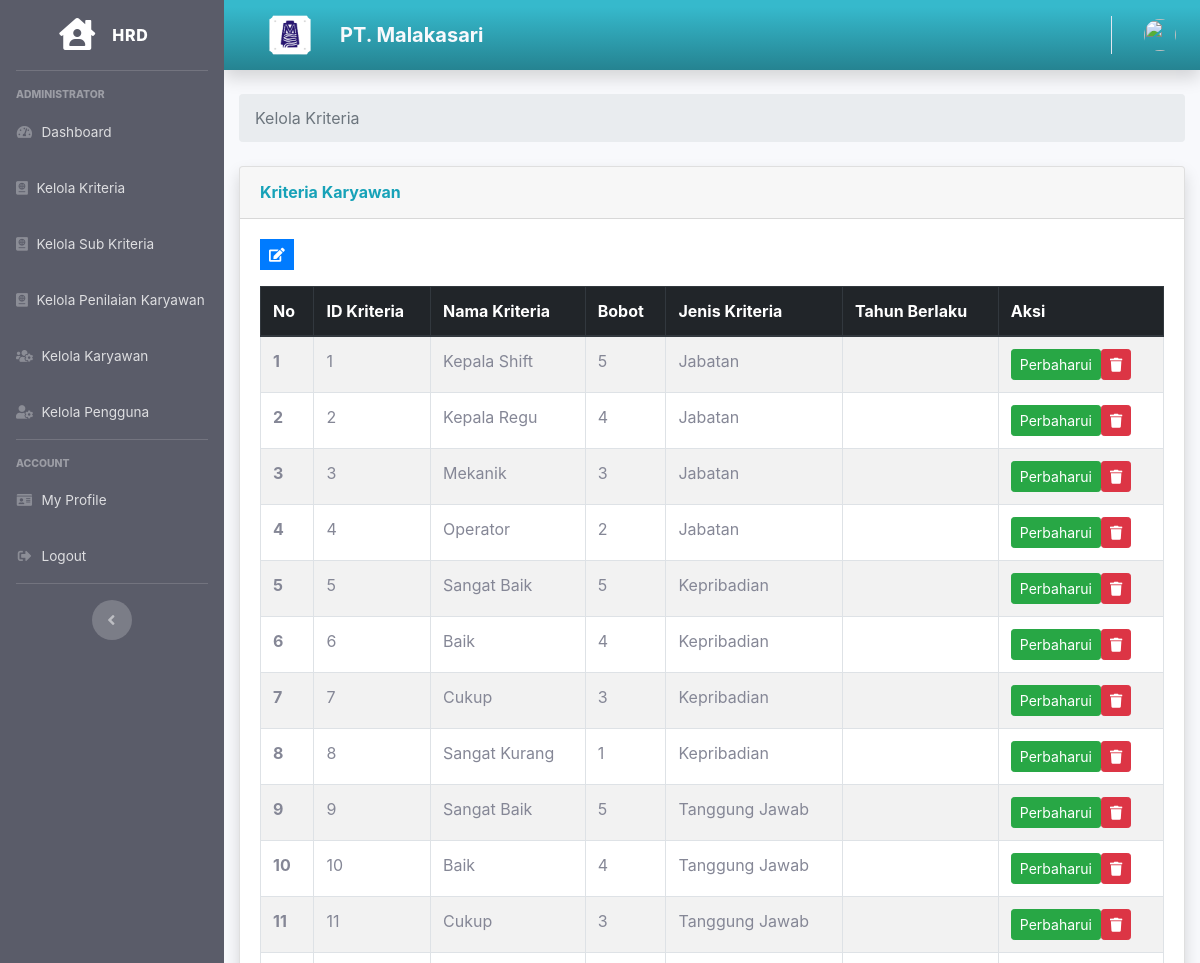
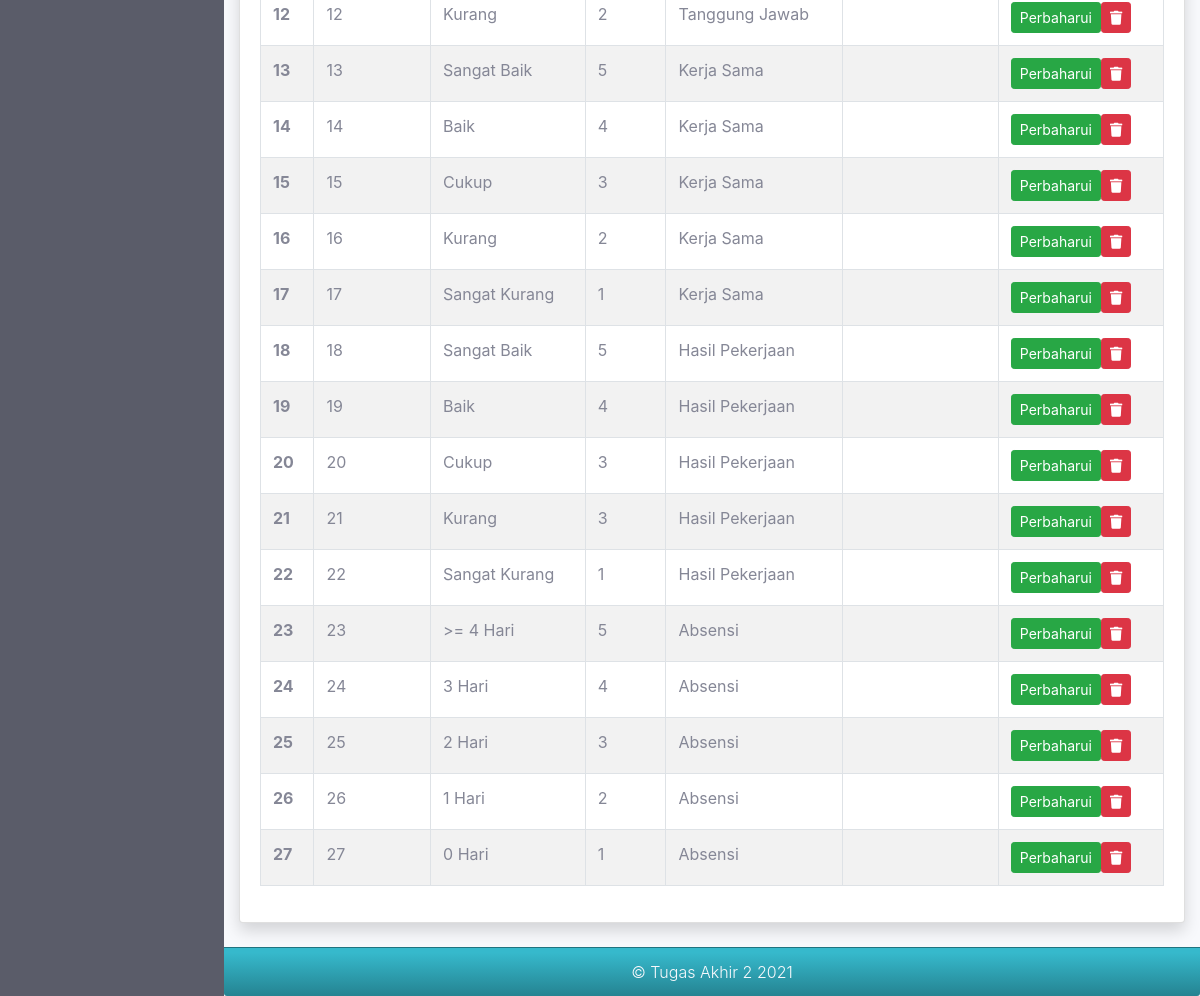
Before: /index.php/hrd/kelola_kriteria with the older database file (2 pictures, top to bottom).
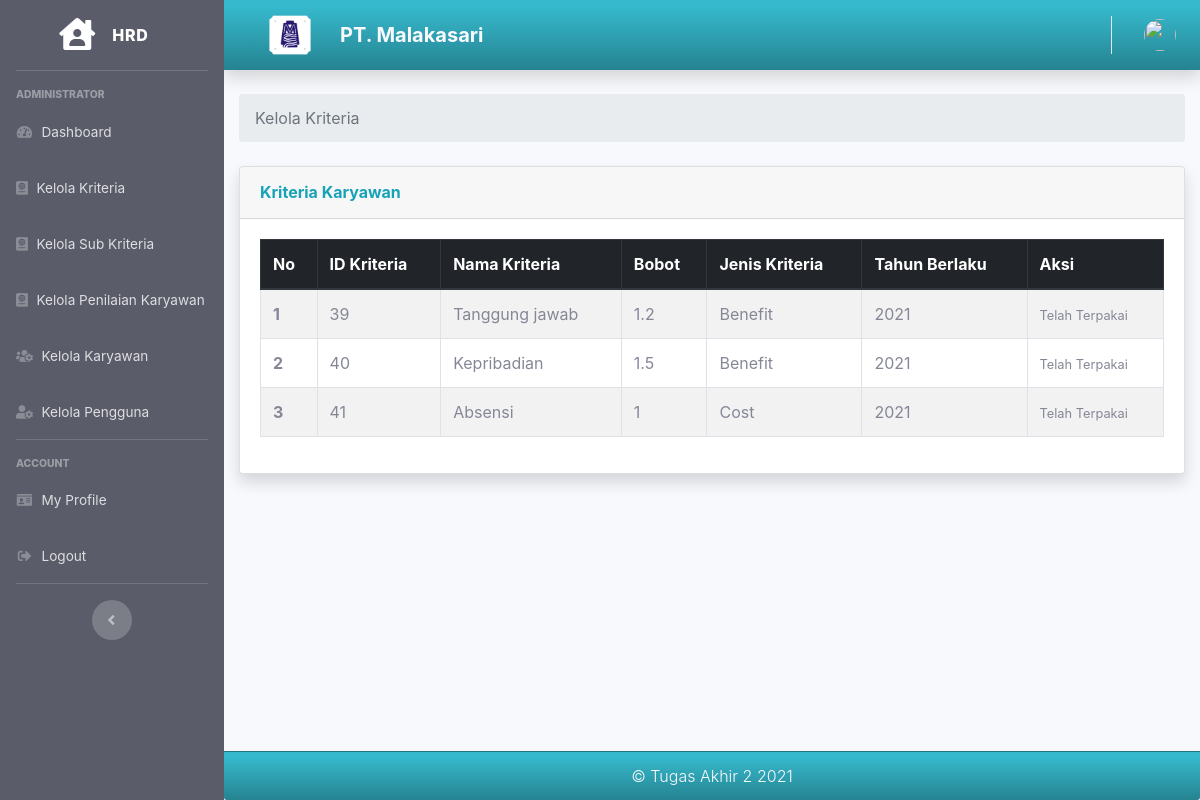
After: the same page with the newer database file.
### tables this page shows
CREATE TABLE `tb_kriteria` (
  `id_kriteria` int(11) NOT NULL,
  `nama_kriteria` varchar(50) NOT NULL,
  `bobot_kriteria` double NOT NULL,
  `jenis_kriteria` varchar(15) NOT NULL,
  `tahun` varchar(4) NOT NULL
);

### application/controllers/Hrd.php (called while the page is built, shortened)
<?php
class Hrd extends CI_Controller
{
    public function __construct()
    {
        $this->load->model('Hrd_model');
        $this->load->model('Kriteria_model');
        $this->load->model('Kriteria_model');
        $this->load->model('Kabag_model');
        $this->load->model('Karyawan_model');
        $this->load->model('Penilaian_model');
        $this->load->model('Peringkat_model');
    }
    public function kelola_kriteria()
    {
        $data['user'] = $this->db->get_where('user', ['email' => $this->session->userdata('email')])->row_array();
        $data['tb_kriteria'] = $this->db->get('tb_kriteria')->result_array();
        $data['cek'] = $this->Kriteria_model->cekIfUsed();
        $data['title'] = 'Kelola Kriteria';
        $this->load->view('templates/hrd_header', $data);
        $this->load->view('templates/hrd_sidebar', $data);
        $this->load->view('templates/hrd_topbar', $data);
        $this->load->view('hrd/kelola_kriteria', $data);
        $this->load->view('templates/hrd_footer', $data);
    }
}

### index.php (called while the page is built, shortened)
<?php
require_once BASEPATH.'core/CodeIgniter.php';

### application/views/hrd/kelola_kriteria.php (the view, shortened to what this page needs)
<div class="container-fluid">
    <nav aria-label="breadcrumb">
        <ol class="breadcrumb">
            <li class="breadcrumb-item active" aria-current="page">Kelola Kriteria</li>
        </ol>
    </nav>
    <div class="card shadow mb-4">
        <div class="card-header py-3">
            <h6 class="m-0 font-weight-bold text-info">Kriteria Karyawan</h6>
        </div>
        <div class="card-body">
            <?php
            if (empty($cek)) {
                echo '<a class="btn btn-primary btn-sm rounded-0 mb-3" data-toggle="tooltip" data-placement="top" title="Input" href="' . base_url('hrd/tambah_kriteria') . '">
                            <i class="fa fa-edit"></i>
                        </a>';
            }
            ?>
            <table id="example" class="table table-striped table-bordered" style="width:100%">
                <thead class="thead-dark">
                    <tr>
                        <th scope="col">No</th>
                        <th scope="col">ID Kriteria</th>
                        <th scope="col">Nama Kriteria</th>
                        <th scope="col">Bobot</th>
                        <th scope="col">Jenis Kriteria</th>
                        <th scope="col">Tahun Berlaku</th>
                        <th scope="col">Aksi</th>
                    </tr>
                </thead>
                <tbody>
                    <?php $i = 1; ?>
                    <?php foreach ($tb_kriteria as $p) : ?>
                        <tr>
                            <th scope="row"><?= $i; ?></th>
                            <td><?= $p['id_kriteria']; ?></td>
                            <td><?= $p['nama_kriteria']; ?></td>
                            <td><?= $p['bobot_kriteria']; ?></td>
                            <td><?= $p['jenis_kriteria']; ?></td>
                            <td><?= $p['tahun']; ?></td>
                            <td>
                                <?php
                                if (empty($cek)) {
                                    if ($p['tahun'] == date("Y")) {
                                        echo '<a class="btn btn-success btn-sm " type="a" data-toggle="tooltip" data-placement="top" title="Edit" href="' . base_url() . 'hrd/ubah_kriteria/' . $p['id_kriteria'] . '"><i class="fa fa-edit"></i></a>';
                                    } else {
                                        echo '<a class="btn btn-success btn-sm " type="a" data-toggle="tooltip" data-placement="top" title="Edit" href="' . base_url() . 'hrd/ubah_kriteria/' . $p['id_kriteria'] . '">Perbaharui</a>';
                                    }
                                    echo '<a class="btn btn-danger btn-sm tombol-hapus-kriteria" type="button" data-toggle="tooltip" data-placement="top" title="Delete" href="' . base_url() . 'hrd/delete_kriteria/' . $p['id_kriteria'] . '"><i class="fa fa-trash"></i></a>';
                                } else {
                                    echo '<small> Telah Terpakai</small>';
                                }
                                ?>
                            </td>
                        </tr>
                        <?php $i++; ?>
                    <?php endforeach; ?>
                </tbody>
            </table>
        </div>
    </div>
</div>
</div>

Changed rows visible on the page:
removed tb_kriteria: id_kriteria "1", nama_kriteria "Kepala Shift", bobot_kriteria "5", jenis_kriteria "Jabatan"
removed tb_kriteria: id_kriteria "2", nama_kriteria "Kepala Regu", bobot_kriteria "4", jenis_kriteria "Jabatan"
removed tb_kriteria: id_kriteria "3", nama_kriteria "Mekanik", bobot_kriteria "3", jenis_kriteria "Jabatan"
removed tb_kriteria: id_kriteria "4", nama_kriteria "Operator", bobot_kriteria "2", jenis_kriteria "Jabatan"
removed tb_kriteria: id_kriteria "5", nama_kriteria "Sangat Baik", bobot_kriteria "5", jenis_kriteria "Kepribadian"
removed tb_kriteria: id_kriteria "6", nama_kriteria "Baik", bobot_kriteria "4", jenis_kriteria "Kepribadian"
removed tb_kriteria: id_kriteria "7", nama_kriteria "Cukup", bobot_kriteria "3", jenis_kriteria "Kepribadian"
removed tb_kriteria: id_kriteria "8", nama_kriteria "Sangat Kurang", bobot_kriteria "1", jenis_kriteria "Kepribadian"
removed tb_kriteria: id_kriteria "9", nama_kriteria "Sangat Baik", bobot_kriteria "5", jenis_kriteria "Tanggung Jawab"
removed tb_kriteria: id_kriteria "10", nama_kriteria "Baik", bobot_kriteria "4", jenis_kriteria "Tanggung Jawab"
removed tb_kriteria: id_kriteria "11", nama_kriteria "Cukup", bobot_kriteria "3", jenis_kriteria "Tanggung Jawab"
removed tb_kriteria: id_kriteria "12", nama_kriteria "Kurang", bobot_kriteria "2", jenis_kriteria "Tanggung Jawab"
removed tb_kriteria: id_kriteria "13", nama_kriteria "Sangat Baik", bobot_kriteria "5", jenis_kriteria "Kerja Sama"
removed tb_kriteria: id_kriteria "14", nama_kriteria "Baik", bobot_kriteria "4", jenis_kriteria "Kerja Sama"
removed tb_kriteria: id_kriteria "15", nama_kriteria "Cukup", bobot_kriteria "3", jenis_kriteria "Kerja Sama"
removed tb_kriteria: id_kriteria "16", nama_kriteria "Kurang", bobot_kriteria "2", jenis_kriteria "Kerja Sama"
removed tb_kriteria: id_kriteria "17", nama_kriteria "Sangat Kurang", bobot_kriteria "1", jenis_kriteria "Kerja Sama"
removed tb_kriteria: id_kriteria "18", nama_kriteria "Sangat Baik", bobot_kriteria "5", jenis_kriteria "Hasil Pekerjaan"
removed tb_kriteria: id_kriteria "19", nama_kriteria "Baik", bobot_kriteria "4", jenis_kriteria "Hasil Pekerjaan"
removed tb_kriteria: id_kriteria "20", nama_kriteria "Cukup", bobot_kriteria "3", jenis_kriteria "Hasil Pekerjaan"
removed tb_kriteria: id_kriteria "21", nama_kriteria "Kurang", bobot_kriteria "3", jenis_kriteria "Hasil Pekerjaan"
removed tb_kriteria: id_kriteria "22", nama_kriteria "Sangat Kurang", bobot_kriteria "1", jenis_kriteria "Hasil Pekerjaan"
removed tb_kriteria: id_kriteria "23", nama_kriteria ">= 4 Hari", bobot_kriteria "5", jenis_kriteria "Absensi"
removed tb_kriteria: id_kriteria "24", nama_kriteria "3 Hari", bobot_kriteria "4", jenis_kriteria "Absensi"
removed tb_kriteria: id_kriteria "25", nama_kriteria "2 Hari", bobot_kriteria "3", jenis_kriteria "Absensi"
removed tb_kriteria: id_kriteria "26", nama_kriteria "1 Hari", bobot_kriteria "2", jenis_kriteria "Absensi"
removed tb_kriteria: id_kriteria "27", nama_kriteria "0 Hari", bobot_kriteria "1", jenis_kriteria "Absensi"
added tb_kriteria: id_kriteria "39", nama_kriteria "Tanggung jawab", bobot_kriteria "1.2", jenis_kriteria "Benefit", tahun "2021", shows "Telah Terpakai"
added tb_kriteria: id_kriteria "40", nama_kriteria "Kepribadian", bobot_kriteria "1.5", jenis_kriteria "Benefit", tahun "2021", shows "Telah Terpakai"
added tb_kriteria: id_kriteria "41", nama_kriteria "Absensi", bobot_kriteria "1", jenis_kriteria "Cost", tahun "2021", shows "Telah Terpakai"
